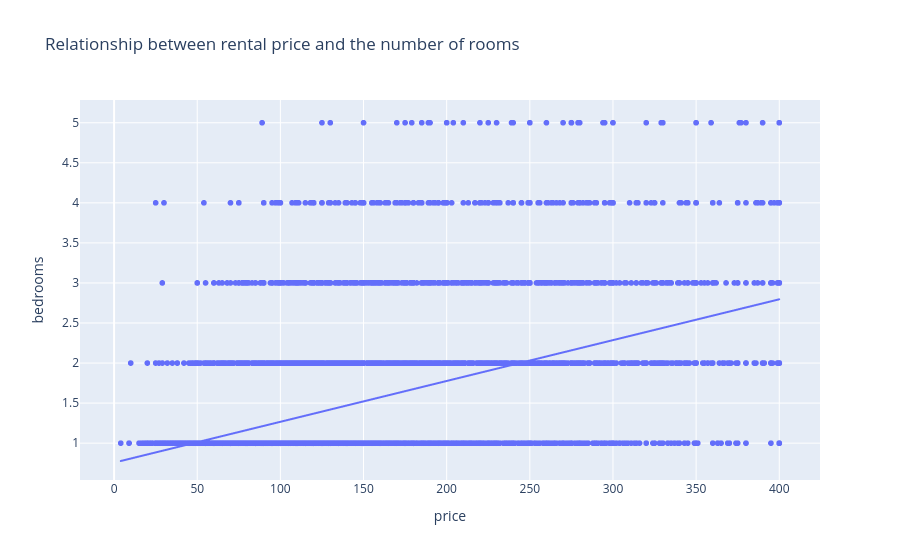

Here is the notebook cell this chart was saved with:
### Code cell
fig = px.scatter(
    relationship,
    x='price',
    y='bedrooms',
    trendline='ols',
    title='Relationship between rental price and the number of rooms'
)

fig.show()

### Figure 1 — Plotly figure (JSON) as saved in the notebook; plotly's stock layout.template omitted (floating-point values rounded to 4 significant figures; data arrays with more than 128 entries replaced by an {"elided": "..."} marker saying what was removed)
{"data": [{"hovertemplate": "price=%{x}<br>bedrooms=%{y}<extra></extra>", "legendgroup": "", "marker": {"color": "#636efa", "symbol": "circle"}, "mode": "markers", "name": "", "showlegend": false, "type": "scattergl", "x": {"elided": "16434 int values"}, "xaxis": "x", "y": {"elided": "16434 float values"}, "yaxis": "y"}, {"hovertemplate": "<b>OLS trendline</b><br>bedrooms = 0.00509759 * price + 0.756727<br>R<sup>2</sup>=0.222449<br><br>price=%{x}<br>bedrooms=%{y} <b>(trend)</b><extra></extra>", "legendgroup": "", "marker": {"color": "#636efa", "symbol": "circle"}, "mode": "lines", "name": "", "showlegend": false, "type": "scattergl", "x": {"elided": "16434 int values"}, "xaxis": "x", "y": {"elided": "16434 float values"}, "yaxis": "y"}], "layout": {"legend": {"tracegroupgap": 0}, "title": {"text": "Relationship between rental price and the number of rooms"}, "xaxis": {"anchor": "y", "domain": [0, 1], "title": {"text": "price"}}, "yaxis": {"anchor": "x", "domain": [0, 1], "title": {"text": "bedrooms"}}}}
